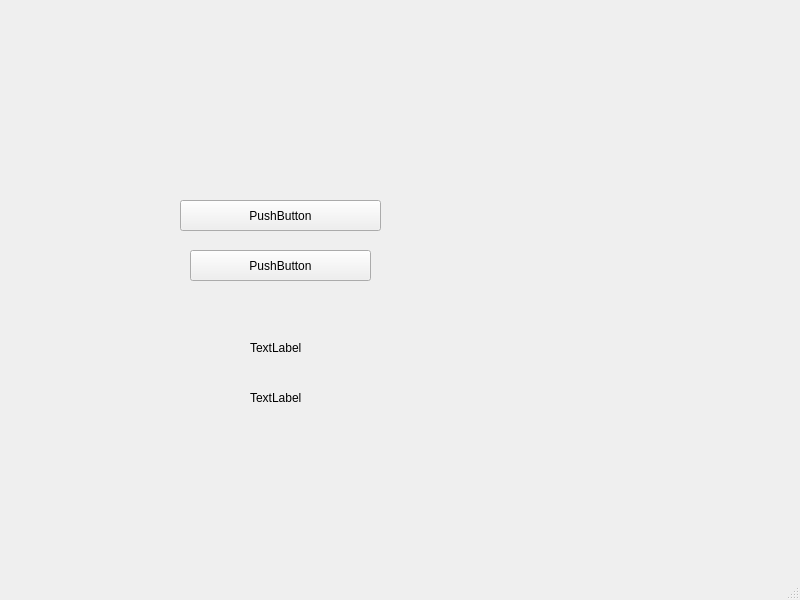
<?xml version="1.0" encoding="UTF-8"?>
<ui version="4.0">
 <class>MainWindow</class>
 <widget class="QMainWindow" name="MainWindow">
  <property name="geometry">
   <rect>
    <x>0</x>
    <y>0</y>
    <width>800</width>
    <height>600</height>
   </rect>
  </property>
  <property name="cursor">
   <cursorShape>ArrowCursor</cursorShape>
  </property>
  <property name="windowTitle">
   <string>MainWindow</string>
  </property>
  <widget class="QWidget" name="centralwidget">
   <widget class="QPushButton" name="pushButton">
    <property name="geometry">
     <rect>
      <x>180</x>
      <y>200</y>
      <width>201</width>
      <height>31</height>
     </rect>
    </property>
    <property name="text">
     <string>PushButton</string>
    </property>
   </widget>
   <widget class="QPushButton" name="pushButton_2">
    <property name="geometry">
     <rect>
      <x>190</x>
      <y>250</y>
      <width>181</width>
      <height>31</height>
     </rect>
    </property>
    <property name="text">
     <string>PushButton</string>
    </property>
   </widget>
   <widget class="QLabel" name="label">
    <property name="geometry">
     <rect>
      <x>250</x>
      <y>340</y>
      <width>121</width>
      <height>16</height>
     </rect>
    </property>
    <property name="text">
     <string>TextLabel</string>
    </property>
   </widget>
   <widget class="QLabel" name="label_2">
    <property name="geometry">
     <rect>
      <x>250</x>
      <y>390</y>
      <width>161</width>
      <height>16</height>
     </rect>
    </property>
    <property name="text">
     <string>TextLabel</string>
    </property>
   </widget>
  </widget>
  <widget class="QMenuBar" name="menubar">
   <property name="geometry">
    <rect>
     <x>0</x>
     <y>0</y>
     <width>800</width>
     <height>21</height>
    </rect>
   </property>
  </widget>
  <widget class="QStatusBar" name="statusbar"/>
 </widget>
 <resources/>
 <connections/>
</ui>
